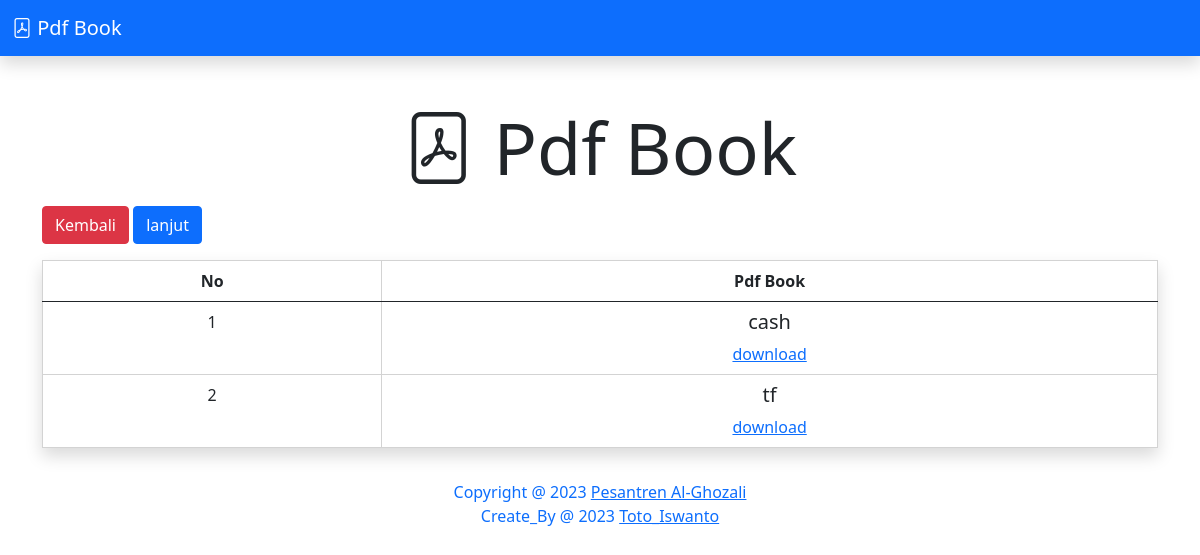
Before: /berkasAct.php with the older database file.
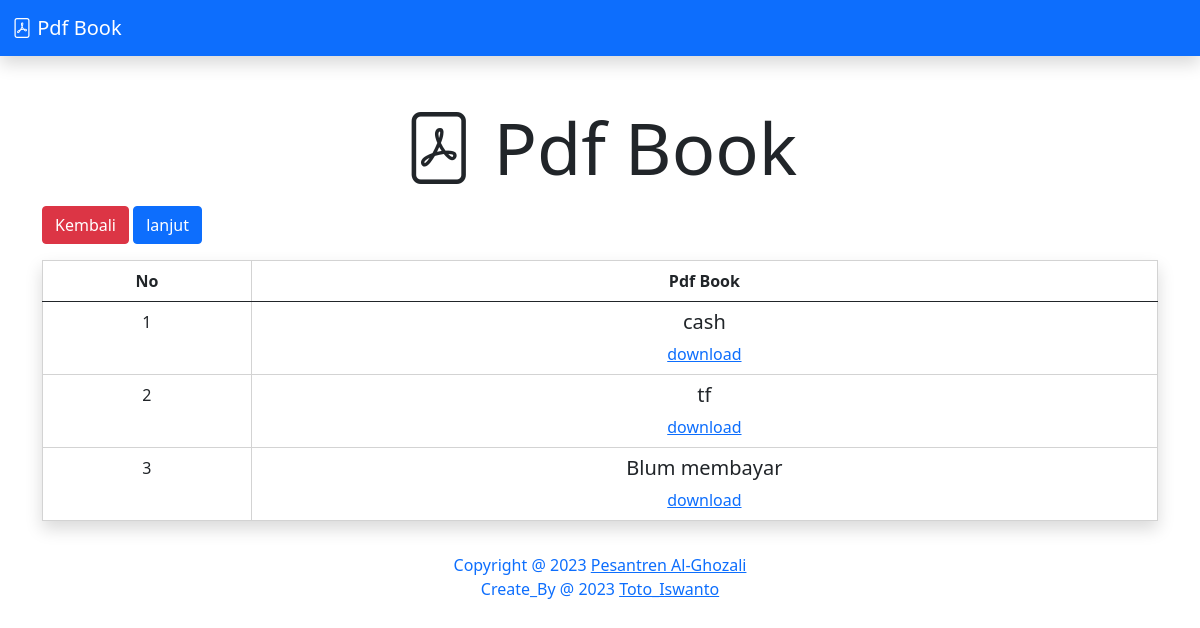
After: the same page with the newer database file.
### tables this page shows
CREATE TABLE `data_siswa` (
  `id_siswa` int(11) NOT NULL,
  `kode` varchar(100) NOT NULL,
  `username_siswa` varchar(30) NOT NULL,
  `password_enk` varchar(30) NOT NULL,
  `password2` varchar(30) NOT NULL,
  `nama_siswa` varchar(30) NOT NULL,
  `tempat` varchar(100) NOT NULL,
  `tanggal` varchar(100) NOT NULL,
  `tanggal_daftar` varchar(1000) NOT NULL,
  `Jenis_kelamin` varchar(30) NOT NULL,
  `jenjang` varchar(30) NOT NULL,
  `status` varchar(30) NOT NULL,
  `email_siswa` varchar(30) NOT NULL,
  `no_telphon` varchar(30) NOT NULL,
  `asal_skolah` varchar(30) NOT NULL,
  `nisn` varchar(30) NOT NULL,
  `skhun` varchar(30) NOT NULL,
  `no_ijazah` varchar(30) NOT NULL,
  `nik` varchar(40) NOT NULL,
  `nama_file_pdf` varchar(100) NOT NULL,
  `judul_file_pdf` varchar(100) NOT NULL,
  `keterangan` varchar(10) NOT NULL,
  `agama` varchar(50) DEFAULT NULL,
  `alamat` text DEFAULT NULL,
  `berkebutuhan` varchar(50) DEFAULT NULL,
  `tranfortasi` varchar(50) DEFAULT NULL,
  `kps` varchar(10) DEFAULT NULL,
  `no_kps` varchar(20) DEFAULT NULL,
  `nama_ayah` varchar(50) DEFAULT NULL,
  `pekerjaan_ayah` varchar(100) DEFAULT NULL,
  `pendidikan_ayah` varchar(50) DEFAULT NULL,
  `penghasilan_ayah` varchar(50) DEFAULT NULL,
  `nama_ibu` varchar(50) DEFAULT NULL,
  `pekerjaan_ibu` varchar(100) DEFAULT NULL,
  `pendidikan_ibu` varchar(50) DEFAULT NULL,
  `penghasilan_ibu` varchar(50) DEFAULT NULL,
  `nama_wali` varchar(50) DEFAULT NULL,
  `pekerjaan_wali` varchar(100) DEFAULT NULL,
  `pendidikan_wali` varchar(50) DEFAULT NULL,
  `tb` varchar(10) DEFAULT NULL,
  `bb` varchar(10) DEFAULT NULL,
  `jarak_sekolah` varchar(20) DEFAULT NULL,
  `waktu_ditempuh` varchar(20) DEFAULT NULL,
  `jumlah_sdr` varchar(50) DEFAULT NULL,
  `penerima_beasiswa` varchar(10) DEFAULT NULL,
  `jenis_beasiswa` varchar(20) DEFAULT NULL,
  `sumber_beasiswa` varchar(50) DEFAULT NULL,
  `tahun_mulai` varchar(10) DEFAULT NULL,
  `tahun_akhir` varchar(10) DEFAULT NULL
);

### berkasAct.php (the view, shortened to what this page needs)
<?php
include 'koneksi.php';
?>
<!doctype html>
<html lang="en">
  <head>
    <link href="https://cdn.jsdelivr.net/npm/bootstrap@5.0.2/dist/css/bootstrap.min.css" rel="stylesheet">
    <link rel="stylesheet" href="https://cdn.jsdelivr.net/npm/bootstrap-icons@1.5.0/font/bootstrap-icons.css">
    <link href="https://cdn.datatables.net/1.10.20/css/dataTables.bootstrap4.min.css" rel="stylesheet" />
  </head>
  <body>
    <nav class="navbar navbar-dark bg-primary shadow mb-5">
      <div class="container-fluid">
       <a class="navbar-brand"><i class="bi bi-file-pdf"></i> Pdf Book</a>
      </div>
    </nav>
<div class="container">
  <div class="row">
      <div class="col">
     <h1 class="display-2 text-center mb-3"><i class="bi bi-file-pdf"></i> Pdf Book</h1>
          <a href="halaman_upload.php"><button type="button" class="btn btn-danger  mb-3"><i class="bi bi--circle"></i>Kembali</button></a>
          <a href="index2.php"><button type="button" class="btn btn-primary  mb-3"><i class="bi bi--circle"></i>lanjut</button></a>
     <table id="dataTable" class="table shadow">
    <thead>
        <tr>
            <th class="text-center">No</th>
            <th class="text-center">Pdf Book</th>
        </tr>
    </thead>
        <?php
            $query = mysqli_query($koneksi, "SELECT * FROM data_siswa");
        ?>
    <tbody>
         <?php $i = 1; ?>
        	<?php foreach($query as $data) : ?>
        <tr>
            <td class="text-center"><?php echo $i; ?></td>
            <td class="text-center"><h5><?php echo $data['judul_file_pdf']; ?></h5><a href="download.php?filename=<?php echo $data['nama_file_pdf']?>">download</a></td>
        </tr>
           <?php $i++; ?>
          <?php endforeach; ?>
    </tbody>
</table>
      </div>
    </div>
</div>
  </body>
	<div class="container-fluid my-3 text-center heading text-primary">
		<p>Copyright @ 2023 <a href="index.php" class=" text-primary">Pesantren Al-Ghozali</a><br>
		Create_By @ 2023 <a href="https://www.instagram.com/tois_n10/?igshid=ZDdkNTZiNTM%3D" class=" text-primary">Toto_Iswanto</a></p>
	</div>
</html>

### berkasAct.php (style rules this page uses)
table, th, td { border: 1px solid #D3D3D3; }

Changed rows visible on the page:
added data_siswa: judul_file_pdf "Blum membayar"
